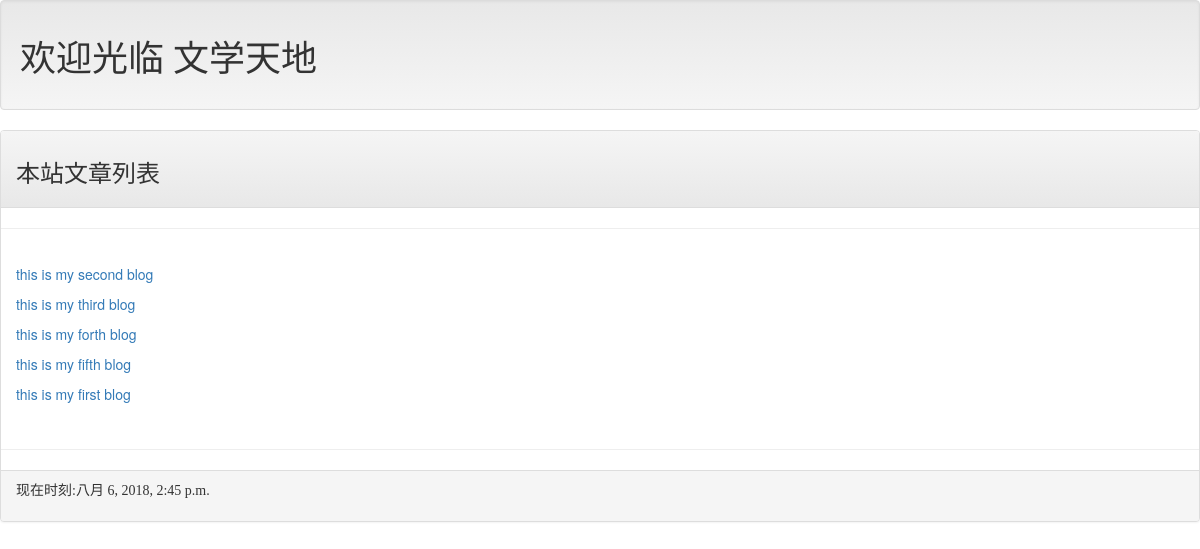
Before: / with the older database file.
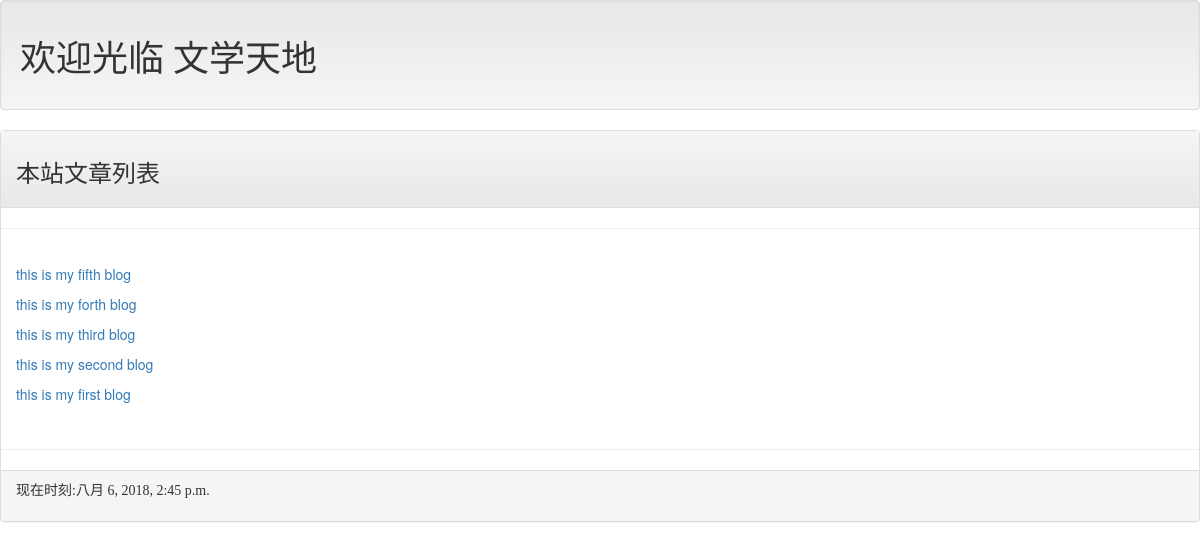
After: the same page with the newer database file.
### mysite/models.py (models this page shows, shortened)
class Post(models.Model):
    title = models.CharField(max_length=200)#博客的标题
    slug = models.CharField(max_length=200)#博客文章的网址
    body = models.TextField()#博客文章的内容
    pub_date = models.DateTimeField(default=timezone.now())#发布时间
    class Meta:
        ordering = ('-pub_date',)

### mysite/views.py (the view)
# urls.py: path('',views.homepage),
def homepage(request):
    template = get_template('homepage.html')
    posts = Post.objects.all()
    now = datetime.datetime.now()
    html = template.render(locals())
    return HttpResponse(html)

### mysite/templates/homepage.html (shortened to what this page needs)
{% extends "base.html" %}
{% block headermessage %}
    <h3 style="font-family: 微软雅黑">本站文章列表</h3>
{% endblock %}
{% block bodymessage %}
    {% for post in posts %}
        <p><a href="/post/{{post.slug}}">{{post.title}}</a></p>
    {% endfor %}
{% endblock %}

### mysite/templates/base.html (shortened to what this page needs)
<!DOCTYPE html>
<html lang="en">
<head>
    <link rel="stylesheet"
          href="https://maxcdn.bootstrapcdn.com/bootstrap/4.0.0/css/bootstrap.min.css"
>
<link rel="stylesheet" href="https://maxcdn.bootstrapcdn.com/bootstrap/3.3.7/css/bootstrap.min.css">
<link rel="stylesheet" href="https://maxcdn.bootstrapcdn.com/bootstrap/3.3.7/css/bootstrap-theme.min.css">
</head>
<body>
<div class="contain-fluid">
        {% include "header.html" %}
    <div class="panel panel-default">
        <div class="panel-heading">
            {% block headermessage %}{% endblock %}
            </div>
            <hr>
        <div class="panel-body">
            {% block bodymessage %}{% endblock %}
            </div>
            <hr>
        <div class="panel-footer">
            {% include "footer.html" %}
            </div>
        </div>
    </div>
</body>
</html>

### mysite/templates/header.html
<div class="well">
    <h1 style="font-family: 微软雅黑" >欢迎光临  文学天地</h1>
</div>

### mysite/templates/footer.html
{% block footer %}
    {% if now %}
    <p style="font-family: 微软雅黑">现在时刻:{{now}}</p>
    {% else %}
    <p>本文内容取自网络，如有侵权，请来信通知下架</p>
    {% endif %}
{% endblock %}

Changed rows visible on the page:
changed Post "this is my fifth blog": moves up the list
changed Post "this is my forth blog": moves up the list
changed Post "this is my third blog": moves down the list
